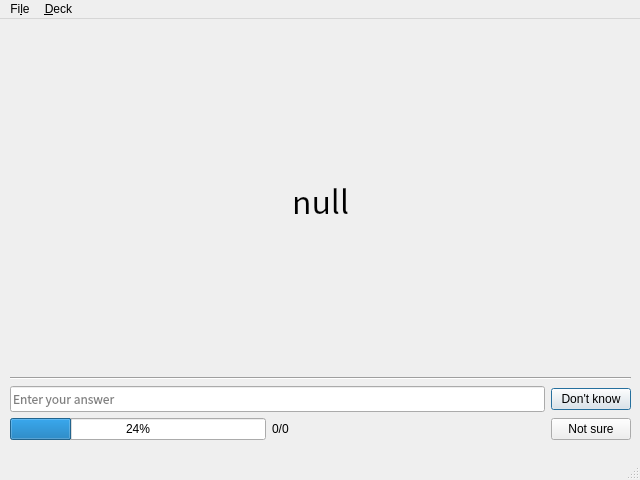
<?xml version="1.0" encoding="UTF-8"?>
<ui version="4.0">
 <class>Typing</class>
 <widget class="QMainWindow" name="Typing">
  <property name="geometry">
   <rect>
    <x>0</x>
    <y>0</y>
    <width>640</width>
    <height>480</height>
   </rect>
  </property>
  <property name="windowTitle">
   <string>MainWindow</string>
  </property>
  <widget class="QWidget" name="centralwidget">
   <widget class="QWidget" name="verticalLayoutWidget">
    <property name="geometry">
     <rect>
      <x>10</x>
      <y>10</y>
      <width>621</width>
      <height>411</height>
     </rect>
    </property>
    <layout class="QVBoxLayout" name="verticalLayout">
     <item>
      <spacer name="verticalSpacer_2">
       <property name="orientation">
        <enum>Qt::Vertical</enum>
       </property>
       <property name="sizeHint" stdset="0">
        <size>
         <width>20</width>
         <height>40</height>
        </size>
       </property>
      </spacer>
     </item>
     <item>
      <layout class="QHBoxLayout" name="horizontalLayout_2">
       <item>
        <spacer name="horizontalSpacer">
         <property name="orientation">
          <enum>Qt::Horizontal</enum>
         </property>
         <property name="sizeHint" stdset="0">
          <size>
           <width>40</width>
           <height>20</height>
          </size>
         </property>
        </spacer>
       </item>
       <item>
        <widget class="QLabel" name="labelVocab">
         <property name="font">
          <font>
           <family>Noto Sans CJK JP</family>
           <pointsize>24</pointsize>
          </font>
         </property>
         <property name="text">
          <string>null</string>
         </property>
        </widget>
       </item>
       <item>
        <spacer name="horizontalSpacer_2">
         <property name="orientation">
          <enum>Qt::Horizontal</enum>
         </property>
         <property name="sizeHint" stdset="0">
          <size>
           <width>40</width>
           <height>20</height>
          </size>
         </property>
        </spacer>
       </item>
      </layout>
     </item>
     <item>
      <spacer name="verticalSpacer">
       <property name="orientation">
        <enum>Qt::Vertical</enum>
       </property>
       <property name="sizeHint" stdset="0">
        <size>
         <width>20</width>
         <height>40</height>
        </size>
       </property>
      </spacer>
     </item>
     <item>
      <widget class="Line" name="line">
       <property name="orientation">
        <enum>Qt::Horizontal</enum>
       </property>
      </widget>
     </item>
     <item>
      <layout class="QHBoxLayout" name="horizontalLayout">
       <item>
        <widget class="QLineEdit" name="lineEditAnswer">
         <property name="font">
          <font>
           <family>Noto Sans CJK JP</family>
          </font>
         </property>
         <property name="text">
          <string/>
         </property>
         <property name="placeholderText">
          <string>Enter your answer</string>
         </property>
        </widget>
       </item>
       <item>
        <widget class="QPushButton" name="pushButtonEnter">
         <property name="text">
          <string>Don't know</string>
         </property>
         <property name="autoDefault">
          <bool>false</bool>
         </property>
         <property name="default">
          <bool>true</bool>
         </property>
        </widget>
       </item>
      </layout>
     </item>
     <item>
      <layout class="QHBoxLayout" name="horizontalLayout_3">
       <item>
        <widget class="QProgressBar" name="progressBar">
         <property name="value">
          <number>24</number>
         </property>
        </widget>
       </item>
       <item>
        <widget class="QLabel" name="labelNumCorrect">
         <property name="text">
          <string>0/0</string>
         </property>
        </widget>
       </item>
       <item>
        <spacer name="horizontalSpacer_3">
         <property name="orientation">
          <enum>Qt::Horizontal</enum>
         </property>
         <property name="sizeHint" stdset="0">
          <size>
           <width>40</width>
           <height>20</height>
          </size>
         </property>
        </spacer>
       </item>
       <item>
        <widget class="QPushButton" name="pushButtonSkip">
         <property name="text">
          <string>Not sure</string>
         </property>
        </widget>
       </item>
      </layout>
     </item>
    </layout>
   </widget>
  </widget>
  <widget class="QMenuBar" name="menubar">
   <property name="geometry">
    <rect>
     <x>0</x>
     <y>0</y>
     <width>640</width>
     <height>30</height>
    </rect>
   </property>
   <widget class="QMenu" name="menuFile">
    <property name="title">
     <string>Fi&amp;le</string>
    </property>
    <addaction name="actionExit"/>
   </widget>
   <widget class="QMenu" name="menuDeck">
    <property name="title">
     <string>&amp;Deck</string>
    </property>
    <addaction name="separator"/>
    <addaction name="actionShuffle"/>
   </widget>
   <addaction name="menuFile"/>
   <addaction name="menuDeck"/>
  </widget>
  <widget class="QStatusBar" name="statusbar"/>
  <action name="actionShuffle">
   <property name="text">
    <string>&amp;Shuffle</string>
   </property>
  </action>
  <action name="actionExit">
   <property name="text">
    <string>&amp;Exit</string>
   </property>
  </action>
 </widget>
 <resources/>
 <connections>
  <connection>
   <sender>actionExit</sender>
   <signal>triggered()</signal>
   <receiver>Typing</receiver>
   <slot>close()</slot>
   <hints>
    <hint type="sourcelabel">
     <x>-1</x>
     <y>-1</y>
    </hint>
    <hint type="destinationlabel">
     <x>319</x>
     <y>239</y>
    </hint>
   </hints>
  </connection>
  <connection>
   <sender>lineEditAnswer</sender>
   <signal>returnPressed()</signal>
   <receiver>pushButtonEnter</receiver>
   <slot>click()</slot>
   <hints>
    <hint type="sourcelabel">
     <x>357</x>
     <y>393</y>
    </hint>
    <hint type="destinationlabel">
     <x>585</x>
     <y>385</y>
    </hint>
   </hints>
  </connection>
 </connections>
</ui>
